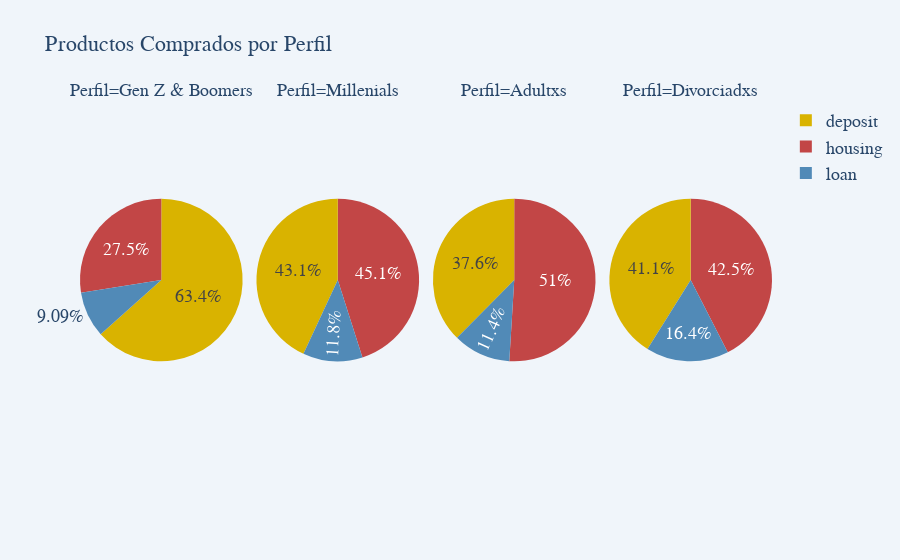

Notebook code cell kept with this figure:
### Code cell
colores = {
    'housing': '#C24646',
    'loan': '#518AB7',
    'deposit': '#D9B300'
}

orden_perfiles = ['Gen Z & Boomers', 'Millenials', 'Adultxs', 'Divorciadxs']
conteo['Perfil'] = pd.Categorical(conteo['Perfil'], categories=orden_perfiles, ordered=True)
conteo = conteo.sort_values('Perfil')

fig = px.pie(
    conteo, 
    names='Producto', 
    values='Cantidad', 
    title='Productos Comprados por Perfil',
    color='Producto',
    color_discrete_map=colores, 
    facet_col='Perfil'
)

fig.update_layout(
    font=dict(size=18, family='Arial', color='#284669'),
    title_font=dict(size=22, family='Arial', color='#284669'),
    paper_bgcolor='#F0F5FA'
)

fig.show()

### Figure 1 — Plotly figure (JSON) as saved in the notebook; plotly's stock layout.template omitted (floating-point values rounded to 4 significant figures)
{"data": [{"customdata": [["deposit"], ["housing"], ["loan"]], "domain": {"x": [0, 0.235], "y": [0, 1]}, "hovertemplate": "Perfil=Gen Z & Boomers<br>Producto=%{customdata[0]}<br>Cantidad=%{value}<extra></extra>", "labels": ["deposit", "housing", "loan"], "legendgroup": "", "marker": {"colors": ["#D9B300", "#C24646", "#518AB7"]}, "name": "", "showlegend": true, "type": "pie", "values": [1722, 747, 247]}, {"customdata": [["deposit"], ["housing"], ["loan"]], "domain": {"x": [0.255, 0.49], "y": [0, 1]}, "hovertemplate": "Perfil=Millenials<br>Producto=%{customdata[0]}<br>Cantidad=%{value}<extra></extra>", "labels": ["deposit", "housing", "loan"], "legendgroup": "", "marker": {"colors": ["#D9B300", "#C24646", "#518AB7"]}, "name": "", "showlegend": true, "type": "pie", "values": [2592, 2714, 713]}, {"customdata": [["deposit"], ["housing"], ["loan"]], "domain": {"x": [0.51, 0.745], "y": [0, 1]}, "hovertemplate": "Perfil=Adultxs<br>Producto=%{customdata[0]}<br>Cantidad=%{value}<extra></extra>", "labels": ["deposit", "housing", "loan"], "legendgroup": "", "marker": {"colors": ["#D9B300", "#C24646", "#518AB7"]}, "name": "", "showlegend": true, "type": "pie", "values": [2036, 2761, 620]}, {"customdata": [["deposit"], ["housing"], ["loan"]], "domain": {"x": [0.765, 1.0], "y": [0, 1]}, "hovertemplate": "Perfil=Divorciadxs<br>Producto=%{customdata[0]}<br>Cantidad=%{value}<extra></extra>", "labels": ["deposit", "housing", "loan"], "legendgroup": "", "marker": {"colors": ["#D9B300", "#C24646", "#518AB7"]}, "name": "", "showlegend": true, "type": "pie", "values": [1347, 1392, 539]}], "layout": {"annotations": [{"font": {}, "showarrow": false, "text": "Perfil=Gen Z & Boomers", "x": 0.1175, "xanchor": "center", "xref": "paper", "y": 1, "yanchor": "bottom", "yref": "paper"}, {"font": {}, "showarrow": false, "text": "Perfil=Millenials", "x": 0.3725, "xanchor": "center", "xref": "paper", "y": 1, "yanchor": "bottom", "yref": "paper"}, {"font": {}, "showarrow": false, "text": "Perfil=Adultxs", "x": 0.6275, "xanchor": "center", "xref": "paper", "y": 1, "yanchor": "bottom", "yref": "paper"}, {"font": {}, "showarrow": false, "text": "Perfil=Divorciadxs", "x": 0.8825, "xanchor": "center", "xref": "paper", "y": 1, "yanchor": "bottom", "yref": "paper"}], "font": {"color": "#284669", "family": "Arial", "size": 18}, "legend": {"tracegroupgap": 0}, "paper_bgcolor": "#F0F5FA", "title": {"font": {"color": "#284669", "family": "Arial", "size": 22}, "text": "Productos Comprados por Perfil"}}}
